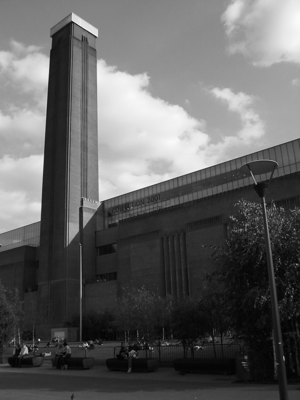
%> input picture Matlab/sample.png, 300 x 400 px
$ octave houghKreis.m   (GNU Octave 9; MATLAB toolbox functions it lacks are replaced by stand-ins)
%> lines starting %> are read from the running program, lines starting %| are printed output that depends on the picture
clear 'all'; close 'all'; format compact;

%read image
Image = imread('sample.png');
%> Image is the input picture: size 400x300 uint8; min 0, max 252, mean 97.2

%choose the filters
Sobel = 1;
if Sobel == 1
    DX = fspecial('sobel')';
    DY = fspecial('sobel');
else
    DX = fspecial('prewitt')';
    DY = fspecial('prewitt');
end

%apply the DX and DY filter (use symmetric boundary conditions to avoid
%border effects
ImageDx = imfilter(double(Image), DX, 'symmetric');
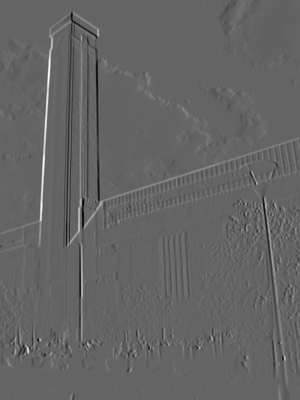
%> ImageDx: size 400x300 double; min -542, max 831, mean 0.8; drawn with min black and max white
ImageDy = imfilter(double(Image), DY, 'symmetric');
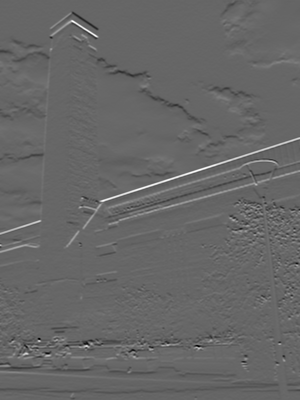
%> ImageDy: size 400x300 double; min -465, max 688, mean 1.5; drawn with min black and max white

%calculate the norm of the derviative
ImageDr = sqrt(ImageDx.*ImageDx+ImageDy.*ImageDy);
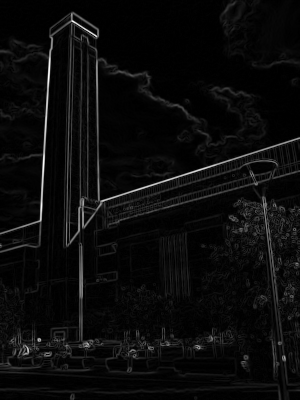
%> ImageDr: size 400x300 double; min 0, max 833.2, mean 37.4; drawn with min black and max white

UseCanny = 1;
if UseCanny == 1
    %apply a certain threshold
    [EdgeCanny, Threshold] = edge(Image,'canny', [0.0 0.1], 1);
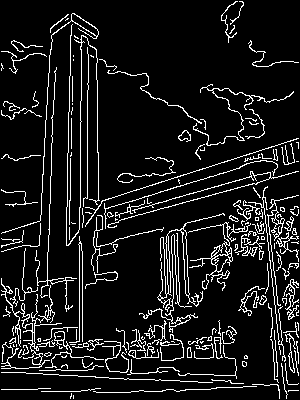
%> EdgeCanny: size 400x300 logical; 10% white in thin lines or dots
%> Threshold = [0 0.1]

    %we use both the indices and the x-y-values of the edges
    Indices = find(EdgeCanny ~= 0);
%> Indices = 12045 values from 452 to 119591
    [Yw, Xw] = find(EdgeCanny ~= 0);
%> Yw = 12045 values from 2 to 399; Xw = 12045 values from 2 to 299
else
    %we require a threshold; the edges could also be chosen with a Canny edge
    %detection in parallel
    Threshold = 0.3*max(max(ImageDr));
    %we use both the indices and the x-y-values of the edges
    Indices = find(ImageDr > Threshold);
    [Yw, Xw] = find(ImageDr > Threshold);
end

%this is the accumulator image
Acc = zeros(size(Image));
%here the range of radius' is chosen
for Radius = 20:30
    Dx = ImageDx(Indices);
    Dy = ImageDy(Indices);
    Dr = ImageDr(Indices);
%> (the run ends here)
